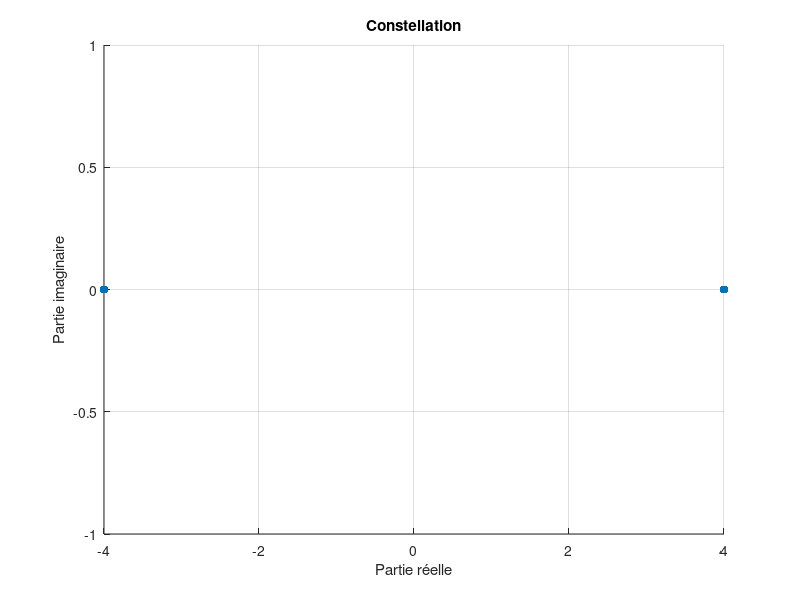
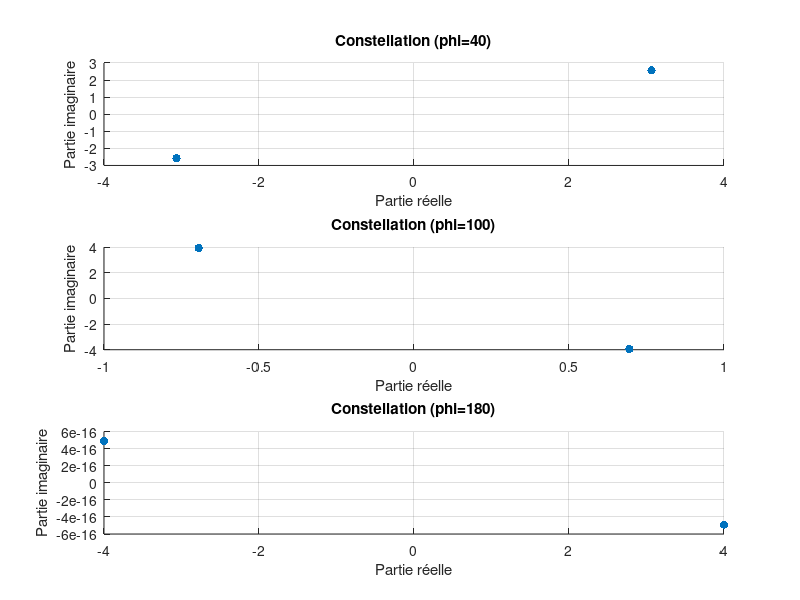
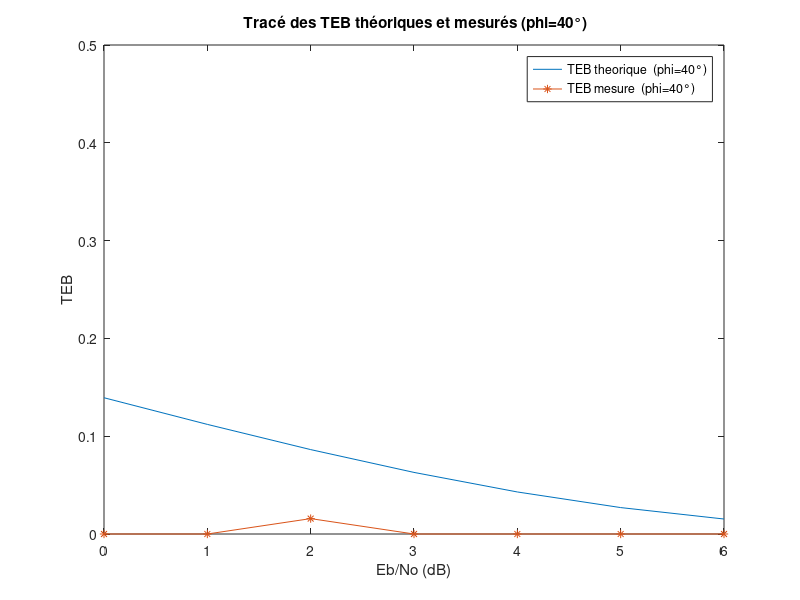
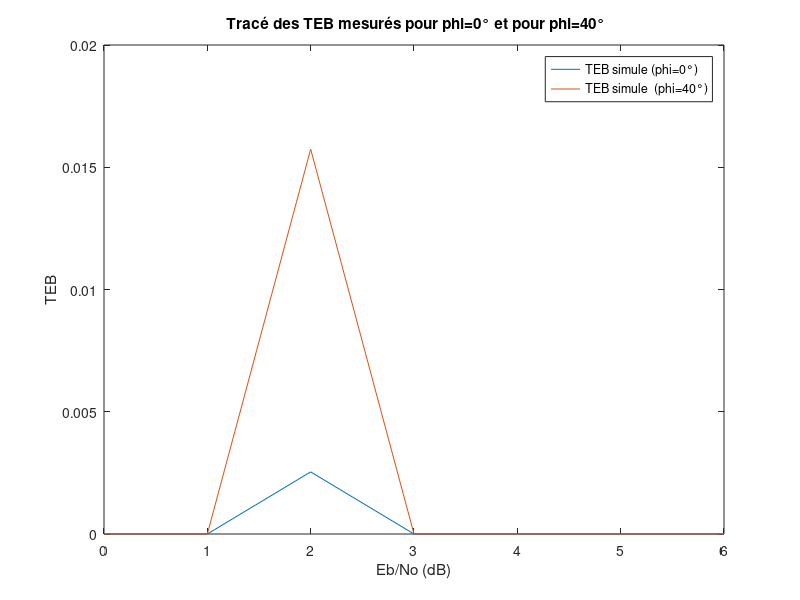

The MATLAB script that drew these images, in order:
clear all;
close all;

% Données
Fe = 24000;       % Fréquence d'échantillonnage
Te = 1/Fe;        % Période d'échantiollonnage
Rb = 6000;        % Débit binaire
Tb = 1/Rb;        % Période binaire
M = 2;            % Ordre de la modulation
n = log2(M);      % Nombre de bits par symbole                        
Rs = Rb/n;        % Débit symbole
Ts = 1/Rs;        % Période symbole
Ns = Ts/Te;       % Facteur de suréchantillonnage
h = ones(1, Ns);  % filtre de mise en forme
hr = fliplr(h);   % filtre de réception
nb_bits = 50000;  % Nombre de bits à transmettre

% Gérération de l'information binaire 
bits = randi([0,1], 1, nb_bits);                      %Génération d'une séquence binaire aléatoire de longueur nb_bit
symboles=bits;
symboles(find(symboles==0))=-1   ;                    % Mapping binaire à moyenne nulle
impulsions = kron(symboles, [1 zeros(1, Ns-1)]);      % Génération des impulsions
xe = filter(h, 1, impulsions);                        % L'enveloppe complexe


%------------------------------------------------
%cas sans bruit et sans erreur de phase
%------------------------------------------------
signal_recu_1 = filter(hr, 1, xe);                     % Signal reçu

%Decision et Demapping
n0 = Ns;                                               % Instant optimal d'échantillonnage
signal_echantillone= signal_recu_1(n0:Ns:end);         % echantillonage
decision_1=signal_echantillone>0;
TEB_sans_bruit_sans_erreur_phase = sum((decision_1)~=bits)/length(decision_1)

% Tracer la constellation
figure(1);
scatter(real(signal_echantillone), imag(signal_echantillone), 'filled');
xlabel('Partie réelle');
ylabel('Partie imaginaire');
title('Constellation');
grid on;
% %Constellation
% scatterplot(signal_echantillone)


%--------------------------------------------------
%cas sans bruit et avec erreur de phase
%--------------------------------------------------

%dephasage de L'enveloppe avant d'entrer en filtre de récéption
Phi = [40;100;180]*pi/180;                                           % Erreurs de phase (rad)        
signal_dephase = xe.*exp(i*Phi);
z = zeros(length(Phi), length(signal_dephase));
for l = 1:length(Phi)
        z(l,:) = filter(hr,1,signal_dephase(l,:));                   % reception du signal
end
n0 = Ns;                                                             % Echantillonage aux instants optimaux
signal_echantillone = z'; 
signal_echantillone = signal_echantillone(n0:Ns:end);
signal_echantillone = reshape(signal_echantillone,length(signal_echantillone)/length(Phi), length(Phi))';
figure;
for i = 1:length(Phi)
        % Tracer la constellation
        subplot(3,1,i);
        scatter(real(signal_echantillone(i,:)), imag(signal_echantillone(i,:)), 'filled');
        xlabel('Partie réelle');
        ylabel('Partie imaginaire');
        title(sprintf('Constellation (phi=%d)', Phi(i)*(180/pi)));
        grid on;
end

%estimation des bits
bits_estimes = (real(signal_echantillone)>0);

% Calcul du taux d'erreur
TEB_avec_Erreur_Phase_sans_Bruit=sum(bits_estimes ~= repmat(bits,length(Phi),1),2) / length(bits_estimes)


%---------------------------------------
% cas avec bruit et avec erreur de phase
%---------------------------------------
Phi = [0;40;100]*pi/180;                                                     % Erreur de phase (rad)
Px = mean(abs(xe).^2);                                                       % Puissance du signal reçu
Eb_N0_db = 0:1:6;                                                            % Différentes valeur du rapport Eb/N0 en decibel
Eb_N0 = 10.^(Eb_N0_db/10);                                                   % Différentes valeur du rapport Eb/N0
TEB_avec_Erreur_Phase_avec_Bruit = zeros(length(Phi),length(Eb_N0));         % Initialisation tableau TEB 
TEB_Theo = zeros(length(Phi),length(Eb_N0));                                 % Initialisation tableau TEB théorique
for k = 1:length(Eb_N0)
    sigma = sqrt((Px*Ns)./ (2*Eb_N0(k)));
    bruit = (sigma*randn(1, length(xe))) +(1i*sigma*randn(1, length(xe)));
    xe_bruite = xe + bruit;
    xe_bruite_dephase = xe_bruite.*exp(1i*Phi);                              %Multiplication par l'erreur de phase porteuse pour les valeurs 0, 40 ,100
    z = zeros(length(Phi), length(xe_bruite_dephase));
    for k = 1:length(Phi)
        z(k,:) = filter(hr,1,xe_bruite_dephase(k,:));                        % reception du signal
    end
    % Echantillonage aux instants optimaux
    n0 = Ns;                                                           
    signal_echantillone = z'; 
    signal_echantillone = signal_echantillone(n0:Ns:end);
    signal_echantillone = reshape(signal_echantillone,length(signal_echantillone)/length(Phi), length(Phi))';

    %estimation des bits
    bits_estimes = (real(signal_echantillone) > 0);                                   % dempaping | decision
    % Affectation des TEB
    TEB_avec_Erreur_Phase_avec_Bruit(:,k) = sum(bits_estimes ~= repmat(bits,length(Phi),1),2) / nb_bits; 
end


TEB_avec_Erreur_Phase_avec_Bruit

%---------------
%les figures
%---------------

%Calcule des TEB theoriques
for i = 1:length(Phi)
       TEB_Theo(i,:) = qfunc(real(exp(1i*Phi(i)))*sqrt(2*Eb_N0));
end

% Tracé des TEB théoriques et mesurés (phi=40°) en fonction de Eb/N0 en dB
figure,
plot(Eb_N0_db, TEB_Theo(2,:));
hold on;

plot(Eb_N0_db, TEB_avec_Erreur_Phase_avec_Bruit(2,:), ' *- ');
hold off;
ylim([0, 0.5])
xlabel 'Eb/No (dB)'
ylabel 'TEB'
legend 'TEB theorique  (phi=40°)' 'TEB mesure  (phi=40°)'
title '  Tracé des TEB théoriques et mesurés (phi=40°) '

% Tracé des TEB mesurés pour phi=0 et pour phi=40° en fonction de Eb/N0 en dB

figure,
plot(Eb_N0_db, TEB_avec_Erreur_Phase_avec_Bruit(1,:));
hold on;

plot(Eb_N0_db, TEB_avec_Erreur_Phase_avec_Bruit(2,:));
hold off;
xlabel 'Eb/No (dB)'
ylabel 'TEB'
legend 'TEB simule (phi=0°)' 'TEB simule  (phi=40°)'
title '  Tracé des TEB mesurés pour phi=0° et pour phi=40° '

% Tracé des TEB mesurés pour phi=40 et pour phi=100° en fonction de Eb/N0 en dB

figure,
plot(Eb_N0_db, TEB_avec_Erreur_Phase_avec_Bruit(2,:));
hold on;

plot(Eb_N0_db, TEB_avec_Erreur_Phase_avec_Bruit(3,:));
hold off;
xlabel 'Eb/No (dB)'
ylabel 'TEB'
legend 'TEB simule (phi=40°)' 'TEB simule  (phi=100°)'
title '  Tracé des TEB mesurés pour phi=40° et pour phi=100° '










